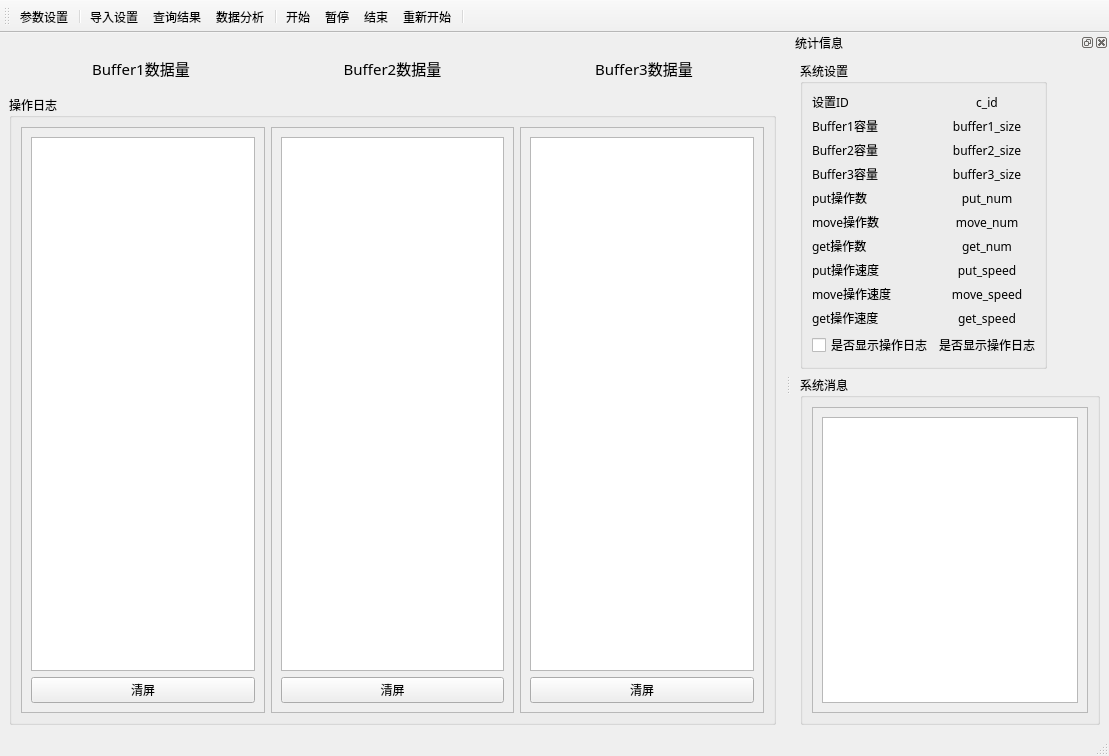
<?xml version="1.0" encoding="UTF-8"?>
<ui version="4.0">
 <class>MainWindow</class>
 <widget class="QMainWindow" name="MainWindow">
  <property name="geometry">
   <rect>
    <x>0</x>
    <y>0</y>
    <width>1109</width>
    <height>756</height>
   </rect>
  </property>
  <property name="font">
   <font>
    <family>华文中宋</family>
   </font>
  </property>
  <property name="windowTitle">
   <string>生产者消费者Demo @ copyright HZY</string>
  </property>
  <property name="windowIcon">
   <iconset resource="../res.qrc">
    <normaloff>:/icons/assets/icons/logo.png</normaloff>:/icons/assets/icons/logo.png</iconset>
  </property>
  <property name="toolButtonStyle">
   <enum>Qt::ToolButtonTextUnderIcon</enum>
  </property>
  <widget class="QWidget" name="centralwidget">
   <layout class="QHBoxLayout" name="horizontalLayout_2">
    <item>
     <layout class="QGridLayout" name="gridLayout">
      <item row="0" column="0">
       <widget class="QWidget" name="panel_area" native="true">
        <property name="enabled">
         <bool>true</bool>
        </property>
        <property name="sizePolicy">
         <sizepolicy hsizetype="Preferred" vsizetype="Preferred">
          <horstretch>0</horstretch>
          <verstretch>0</verstretch>
         </sizepolicy>
        </property>
        <property name="styleSheet">
         <string notr="true"/>
        </property>
        <layout class="QHBoxLayout" name="horizontalLayout">
         <item>
          <layout class="QVBoxLayout" name="verticalLayout_2">
           <property name="sizeConstraint">
            <enum>QLayout::SetDefaultConstraint</enum>
           </property>
           <item>
            <widget class="ProgressBall" name="bufBall1" native="true">
             <property name="sizePolicy">
              <sizepolicy hsizetype="Preferred" vsizetype="Preferred">
               <horstretch>0</horstretch>
               <verstretch>0</verstretch>
              </sizepolicy>
             </property>
             <property name="cursor">
              <cursorShape>PointingHandCursor</cursorShape>
             </property>
             <property name="toolTip">
              <string>Buffer1</string>
             </property>
             <property name="whatsThis">
              <string>Buffer1</string>
             </property>
            </widget>
           </item>
           <item>
            <widget class="QLabel" name="lab_buf1">
             <property name="font">
              <font>
               <family>华文中宋</family>
               <pointsize>11</pointsize>
              </font>
             </property>
             <property name="text">
              <string>Buffer1数据量</string>
             </property>
             <property name="alignment">
              <set>Qt::AlignCenter</set>
             </property>
            </widget>
           </item>
          </layout>
         </item>
         <item>
          <layout class="QVBoxLayout" name="verticalLayout_3">
           <property name="sizeConstraint">
            <enum>QLayout::SetDefaultConstraint</enum>
           </property>
           <item>
            <widget class="ProgressBall" name="bufBall2" native="true">
             <property name="sizePolicy">
              <sizepolicy hsizetype="Preferred" vsizetype="Preferred">
               <horstretch>0</horstretch>
               <verstretch>0</verstretch>
              </sizepolicy>
             </property>
             <property name="cursor">
              <cursorShape>PointingHandCursor</cursorShape>
             </property>
             <property name="toolTip">
              <string>Buffer2</string>
             </property>
             <property name="whatsThis">
              <string>Buffer2</string>
             </property>
            </widget>
           </item>
           <item>
            <widget class="QLabel" name="lab_buf2">
             <property name="font">
              <font>
               <family>华文中宋</family>
               <pointsize>11</pointsize>
              </font>
             </property>
             <property name="text">
              <string>Buffer2数据量</string>
             </property>
             <property name="alignment">
              <set>Qt::AlignCenter</set>
             </property>
            </widget>
           </item>
          </layout>
         </item>
         <item>
          <layout class="QVBoxLayout" name="verticalLayout_4">
           <property name="sizeConstraint">
            <enum>QLayout::SetNoConstraint</enum>
           </property>
           <item>
            <widget class="ProgressBall" name="bufBall3" native="true">
             <property name="sizePolicy">
              <sizepolicy hsizetype="Preferred" vsizetype="Preferred">
               <horstretch>0</horstretch>
               <verstretch>0</verstretch>
              </sizepolicy>
             </property>
             <property name="cursor">
              <cursorShape>PointingHandCursor</cursorShape>
             </property>
             <property name="toolTip">
              <string>Buffer3</string>
             </property>
             <property name="whatsThis">
              <string>Buffer3</string>
             </property>
            </widget>
           </item>
           <item>
            <widget class="QLabel" name="lab_buf3">
             <property name="font">
              <font>
               <family>华文中宋</family>
               <pointsize>11</pointsize>
              </font>
             </property>
             <property name="text">
              <string>Buffer3数据量</string>
             </property>
             <property name="alignment">
              <set>Qt::AlignCenter</set>
             </property>
            </widget>
           </item>
          </layout>
         </item>
        </layout>
       </widget>
      </item>
      <item row="1" column="0">
       <widget class="QGroupBox" name="groupBox">
        <property name="sizePolicy">
         <sizepolicy hsizetype="Preferred" vsizetype="Expanding">
          <horstretch>0</horstretch>
          <verstretch>0</verstretch>
         </sizepolicy>
        </property>
        <property name="title">
         <string>操作日志</string>
        </property>
        <layout class="QHBoxLayout" name="horizontalLayout_3">
         <item>
          <widget class="QScrollArea" name="scrollArea1">
           <property name="widgetResizable">
            <bool>true</bool>
           </property>
           <widget class="QWidget" name="scrollAreaWidgetContents1">
            <property name="geometry">
             <rect>
              <x>0</x>
              <y>0</y>
              <width>243</width>
              <height>528</height>
             </rect>
            </property>
            <layout class="QVBoxLayout" name="verticalLayout_7">
             <item>
              <widget class="QPlainTextEdit" name="plainText_log1">
               <property name="font">
                <font>
                 <family>方正姚体</family>
                 <pointsize>8</pointsize>
                </font>
               </property>
               <property name="readOnly">
                <bool>true</bool>
               </property>
              </widget>
             </item>
             <item>
              <widget class="QtMaterialRaisedButton" name="btnClear1">
               <property name="text">
                <string>清屏</string>
               </property>
              </widget>
             </item>
            </layout>
           </widget>
          </widget>
         </item>
         <item>
          <widget class="QScrollArea" name="scrollArea2">
           <property name="widgetResizable">
            <bool>true</bool>
           </property>
           <widget class="QWidget" name="scrollAreaWidgetContents2">
            <property name="geometry">
             <rect>
              <x>0</x>
              <y>0</y>
              <width>242</width>
              <height>528</height>
             </rect>
            </property>
            <layout class="QVBoxLayout" name="verticalLayout_9">
             <item>
              <widget class="QPlainTextEdit" name="plainText_log2">
               <property name="font">
                <font>
                 <family>方正姚体</family>
                 <pointsize>8</pointsize>
                </font>
               </property>
               <property name="readOnly">
                <bool>true</bool>
               </property>
              </widget>
             </item>
             <item>
              <widget class="QtMaterialRaisedButton" name="btnClear2">
               <property name="text">
                <string>清屏</string>
               </property>
              </widget>
             </item>
            </layout>
           </widget>
          </widget>
         </item>
         <item>
          <widget class="QScrollArea" name="scrollArea3">
           <property name="widgetResizable">
            <bool>true</bool>
           </property>
           <widget class="QWidget" name="scrollAreaWidgetContents3">
            <property name="geometry">
             <rect>
              <x>0</x>
              <y>0</y>
              <width>243</width>
              <height>528</height>
             </rect>
            </property>
            <layout class="QVBoxLayout" name="verticalLayout_10">
             <item>
              <widget class="QPlainTextEdit" name="plainText_log3">
               <property name="font">
                <font>
                 <family>方正姚体</family>
                 <pointsize>8</pointsize>
                </font>
               </property>
               <property name="readOnly">
                <bool>true</bool>
               </property>
              </widget>
             </item>
             <item>
              <widget class="QtMaterialRaisedButton" name="btnClear3">
               <property name="text">
                <string>清屏</string>
               </property>
              </widget>
             </item>
            </layout>
           </widget>
          </widget>
         </item>
        </layout>
       </widget>
      </item>
     </layout>
    </item>
   </layout>
  </widget>
  <widget class="QMenuBar" name="menubar">
   <property name="geometry">
    <rect>
     <x>0</x>
     <y>0</y>
     <width>1109</width>
     <height>25</height>
    </rect>
   </property>
  </widget>
  <widget class="QStatusBar" name="statusbar"/>
  <widget class="QToolBar" name="toolBar">
   <property name="windowTitle">
    <string>toolBar</string>
   </property>
   <attribute name="toolBarArea">
    <enum>TopToolBarArea</enum>
   </attribute>
   <attribute name="toolBarBreak">
    <bool>false</bool>
   </attribute>
   <addaction name="actSetConfig"/>
   <addaction name="separator"/>
   <addaction name="actImportConfig"/>
   <addaction name="actExportResult"/>
   <addaction name="actAnalyse"/>
   <addaction name="separator"/>
   <addaction name="actStart"/>
   <addaction name="actPasue"/>
   <addaction name="actTerminate"/>
   <addaction name="actRestart"/>
   <addaction name="separator"/>
  </widget>
  <widget class="QDockWidget" name="dockWidget">
   <property name="sizePolicy">
    <sizepolicy hsizetype="Fixed" vsizetype="Preferred">
     <horstretch>0</horstretch>
     <verstretch>0</verstretch>
    </sizepolicy>
   </property>
   <property name="windowTitle">
    <string>统计信息</string>
   </property>
   <attribute name="dockWidgetArea">
    <number>2</number>
   </attribute>
   <widget class="QWidget" name="dockWidgetContents">
    <layout class="QVBoxLayout" name="verticalLayout">
     <item>
      <widget class="QGroupBox" name="groupBox_3">
       <property name="sizePolicy">
        <sizepolicy hsizetype="Fixed" vsizetype="Fixed">
         <horstretch>0</horstretch>
         <verstretch>0</verstretch>
        </sizepolicy>
       </property>
       <property name="title">
        <string>系统设置</string>
       </property>
       <layout class="QFormLayout" name="formLayout">
        <item row="0" column="0">
         <widget class="QLabel" name="label_1">
          <property name="text">
           <string>设置ID</string>
          </property>
         </widget>
        </item>
        <item row="0" column="1">
         <widget class="QLabel" name="label_c_id">
          <property name="text">
           <string>c_id</string>
          </property>
          <property name="alignment">
           <set>Qt::AlignCenter</set>
          </property>
         </widget>
        </item>
        <item row="1" column="0">
         <widget class="QLabel" name="label_3">
          <property name="text">
           <string>Buffer1容量</string>
          </property>
         </widget>
        </item>
        <item row="1" column="1">
         <widget class="QLabel" name="label_buffer1_size">
          <property name="text">
           <string>buffer1_size</string>
          </property>
          <property name="alignment">
           <set>Qt::AlignCenter</set>
          </property>
         </widget>
        </item>
        <item row="2" column="0">
         <widget class="QLabel" name="label_6">
          <property name="text">
           <string>Buffer2容量</string>
          </property>
         </widget>
        </item>
        <item row="2" column="1">
         <widget class="QLabel" name="label_buffer2_size">
          <property name="text">
           <string>buffer2_size</string>
          </property>
          <property name="alignment">
           <set>Qt::AlignCenter</set>
          </property>
         </widget>
        </item>
        <item row="3" column="0">
         <widget class="QLabel" name="label_8">
          <property name="text">
           <string>Buffer3容量</string>
          </property>
         </widget>
        </item>
        <item row="3" column="1">
         <widget class="QLabel" name="label_buffer3_size">
          <property name="text">
           <string>buffer3_size</string>
          </property>
          <property name="alignment">
           <set>Qt::AlignCenter</set>
          </property>
         </widget>
        </item>
        <item row="4" column="0">
         <widget class="QLabel" name="label_10">
          <property name="text">
           <string>put操作数</string>
          </property>
         </widget>
        </item>
        <item row="4" column="1">
         <widget class="QLabel" name="label_put_num">
          <property name="text">
           <string>put_num</string>
          </property>
          <property name="alignment">
           <set>Qt::AlignCenter</set>
          </property>
         </widget>
        </item>
        <item row="5" column="0">
         <widget class="QLabel" name="label_16">
          <property name="text">
           <string>move操作数</string>
          </property>
         </widget>
        </item>
        <item row="5" column="1">
         <widget class="QLabel" name="label_move_num">
          <property name="text">
           <string>move_num</string>
          </property>
          <property name="alignment">
           <set>Qt::AlignCenter</set>
          </property>
         </widget>
        </item>
        <item row="6" column="0">
         <widget class="QLabel" name="label_12">
          <property name="text">
           <string>get操作数</string>
          </property>
         </widget>
        </item>
        <item row="6" column="1">
         <widget class="QLabel" name="label_get_num">
          <property name="text">
           <string>get_num</string>
          </property>
          <property name="alignment">
           <set>Qt::AlignCenter</set>
          </property>
         </widget>
        </item>
        <item row="7" column="0">
         <widget class="QLabel" name="label_20">
          <property name="text">
           <string>put操作速度</string>
          </property>
         </widget>
        </item>
        <item row="7" column="1">
         <widget class="QLabel" name="label_put_speed">
          <property name="text">
           <string>put_speed</string>
          </property>
          <property name="alignment">
           <set>Qt::AlignCenter</set>
          </property>
         </widget>
        </item>
        <item row="8" column="0">
         <widget class="QLabel" name="label_14">
          <property name="text">
           <string>move操作速度</string>
          </property>
         </widget>
        </item>
        <item row="8" column="1">
         <widget class="QLabel" name="label_move_speed">
          <property name="text">
           <string>move_speed</string>
          </property>
          <property name="alignment">
           <set>Qt::AlignCenter</set>
          </property>
         </widget>
        </item>
        <item row="9" column="0">
         <widget class="QLabel" name="label_17">
          <property name="text">
           <string>get操作速度</string>
          </property>
         </widget>
        </item>
        <item row="9" column="1">
         <widget class="QLabel" name="label_get_speed">
          <property name="text">
           <string>get_speed</string>
          </property>
          <property name="alignment">
           <set>Qt::AlignCenter</set>
          </property>
         </widget>
        </item>
        <item row="10" column="0">
         <widget class="QtMaterialToggle" name="ckboxLog">
          <property name="text">
           <string>是否显示操作日志</string>
          </property>
         </widget>
        </item>
        <item row="10" column="1">
         <widget class="QLabel" name="label">
          <property name="text">
           <string>是否显示操作日志</string>
          </property>
         </widget>
        </item>
       </layout>
      </widget>
     </item>
     <item>
      <widget class="QGroupBox" name="groupBox_2">
       <property name="sizePolicy">
        <sizepolicy hsizetype="Preferred" vsizetype="Expanding">
         <horstretch>0</horstretch>
         <verstretch>0</verstretch>
        </sizepolicy>
       </property>
       <property name="title">
        <string>系统消息</string>
       </property>
       <layout class="QVBoxLayout" name="verticalLayout_6">
        <item>
         <widget class="QScrollArea" name="scrollArea">
          <property name="sizePolicy">
           <sizepolicy hsizetype="Preferred" vsizetype="Preferred">
            <horstretch>0</horstretch>
            <verstretch>0</verstretch>
           </sizepolicy>
          </property>
          <property name="widgetResizable">
           <bool>true</bool>
          </property>
          <widget class="QWidget" name="scrollAreaWidgetContents">
           <property name="geometry">
            <rect>
             <x>0</x>
             <y>0</y>
             <width>274</width>
             <height>260</height>
            </rect>
           </property>
           <layout class="QVBoxLayout" name="verticalLayout_5">
            <item>
             <widget class="QPlainTextEdit" name="sysText_log">
              <property name="frameShape">
               <enum>QFrame::StyledPanel</enum>
              </property>
             </widget>
            </item>
           </layout>
          </widget>
         </widget>
        </item>
       </layout>
      </widget>
     </item>
    </layout>
   </widget>
  </widget>
  <action name="actSetConfig">
   <property name="icon">
    <iconset resource="../res.qrc">
     <normaloff>:/icons/assets/icons/config.png</normaloff>:/icons/assets/icons/config.png</iconset>
   </property>
   <property name="text">
    <string>参数设置</string>
   </property>
   <property name="toolTip">
    <string>参数设置</string>
   </property>
  </action>
  <action name="actImportConfig">
   <property name="icon">
    <iconset resource="../res.qrc">
     <normaloff>:/icons/assets/icons/import.png</normaloff>:/icons/assets/icons/import.png</iconset>
   </property>
   <property name="text">
    <string>导入设置</string>
   </property>
   <property name="toolTip">
    <string>导入设置</string>
   </property>
  </action>
  <action name="actExportResult">
   <property name="icon">
    <iconset resource="../res.qrc">
     <normaloff>:/icons/assets/icons/export.png</normaloff>:/icons/assets/icons/export.png</iconset>
   </property>
   <property name="text">
    <string>查询结果</string>
   </property>
   <property name="toolTip">
    <string>查询结果</string>
   </property>
  </action>
  <action name="actStart">
   <property name="icon">
    <iconset resource="../res.qrc">
     <normaloff>:/icons/assets/icons/start.png</normaloff>:/icons/assets/icons/start.png</iconset>
   </property>
   <property name="text">
    <string>开始</string>
   </property>
   <property name="toolTip">
    <string>开始</string>
   </property>
  </action>
  <action name="actPasue">
   <property name="icon">
    <iconset resource="../res.qrc">
     <normaloff>:/icons/assets/icons/pause.png</normaloff>:/icons/assets/icons/pause.png</iconset>
   </property>
   <property name="text">
    <string>暂停</string>
   </property>
   <property name="toolTip">
    <string>暂停</string>
   </property>
  </action>
  <action name="actTerminate">
   <property name="icon">
    <iconset resource="../res.qrc">
     <normaloff>:/icons/assets/icons/terminate.png</normaloff>:/icons/assets/icons/terminate.png</iconset>
   </property>
   <property name="text">
    <string>结束</string>
   </property>
   <property name="toolTip">
    <string>结束</string>
   </property>
  </action>
  <action name="actRestart">
   <property name="icon">
    <iconset resource="../res.qrc">
     <normaloff>:/icons/assets/icons/restart.png</normaloff>:/icons/assets/icons/restart.png</iconset>
   </property>
   <property name="text">
    <string>重新开始</string>
   </property>
   <property name="toolTip">
    <string>重新开始</string>
   </property>
  </action>
  <action name="actAnalyse">
   <property name="icon">
    <iconset resource="../res.qrc">
     <normaloff>:/icons/assets/icons/analyse.png</normaloff>:/icons/assets/icons/analyse.png</iconset>
   </property>
   <property name="text">
    <string>数据分析</string>
   </property>
   <property name="toolTip">
    <string>数据分析</string>
   </property>
  </action>
 </widget>
 <customwidgets>
  <customwidget>
   <class>QtMaterialRaisedButton</class>
   <extends>QPushButton</extends>
   <header location="global">qtmaterialraisedbutton.h</header>
  </customwidget>
  <customwidget>
   <class>ProgressBall</class>
   <extends>QWidget</extends>
   <header>progressball.h</header>
   <container>1</container>
  </customwidget>
  <customwidget>
   <class>QtMaterialToggle</class>
   <extends>QCheckBox</extends>
   <header location="global">qtmaterialtoggle.h</header>
  </customwidget>
 </customwidgets>
 <resources>
  <include location="../res.qrc"/>
 </resources>
 <connections/>
</ui>
